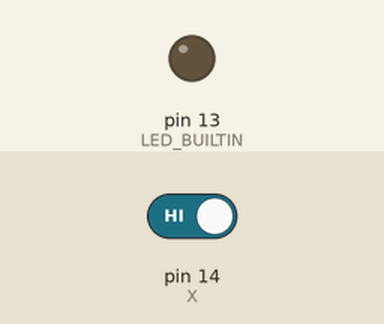
This sketch was run on a simulated Arduino Uno, built with avr-gcc and run on an emulated ATmega328P. Parts: output pins drawn as LEDs (lit = HIGH). Inputs (shaded band) come from the test bench; at power-on: pin 14 (X) HIGH.

Above: at 1.2 s.
1.3 s: pin 14 (X) driven LOW
At 2.3 s:
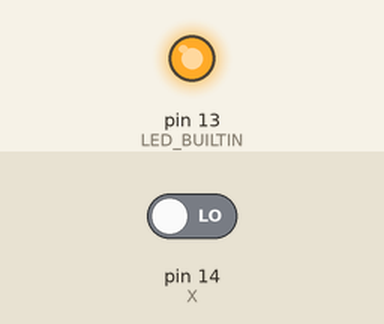
Timing chart, 0 to 4.3 s (numbered marks = the images above; inputs shaded):
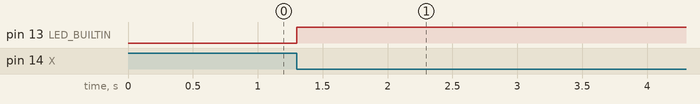

Measured:
- after the input at 1.3 s, pin 13 (LED_BUILTIN): LOW → HIGH at once

The sketch:

ex3-1.ino
```cpp
#define X 14
#define LOW 0
#define HIGH 1
void setup() {
  pinMode(LED_BUILTIN,OUTPUT);
  pinMode(X,INPUT);
}

void loop() {
  int value = digitalRead(X);
  int etat = digitalRead(LED_BUILTIN);
  if (value == LOW){ // le bouton est appuyé
    digitalWrite(LED_BUILTIN, !etat); //on change l'état de la LED
    }
    while(value == LOW){ //Tant qu'on appuie sur le bouton
      value = digitalRead(X); //On vérifie l'etat du bouton
    }

}
```
